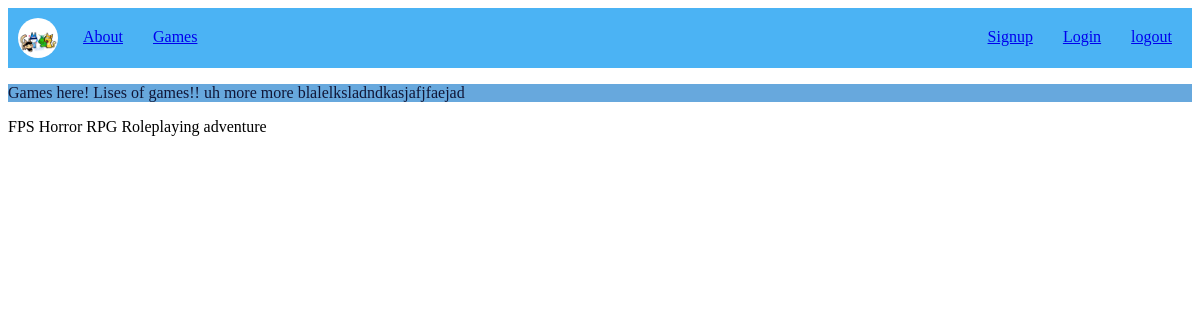
/Game, run on an earlier commit of the app's database.
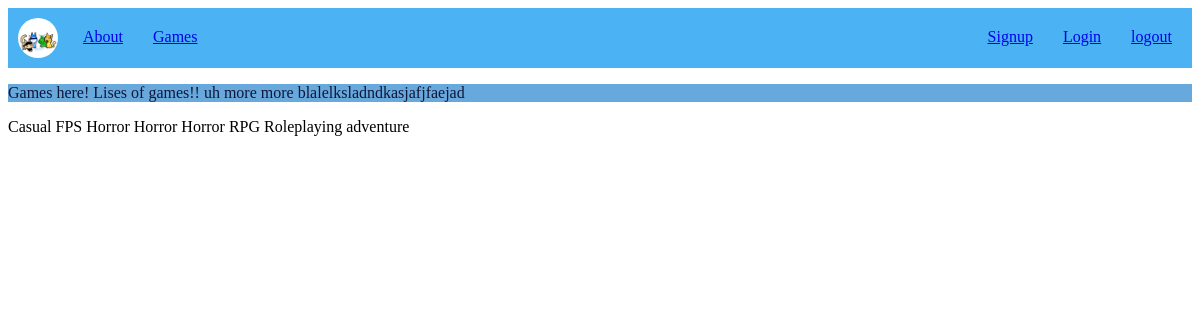
And on a later commit of the database.
### tables this page shows
CREATE TABLE "Game" (
	"id"	INTEGER NOT NULL UNIQUE,
	"Title"	TEXT NOT NULL,
	"About"	TEXT NOT NULL UNIQUE,
	"Img"	TEXT,
	"Genre"	TEXT NOT NULL,
	PRIMARY KEY("id" AUTOINCREMENT)
);

### app.py (the view)
@app.route( '/Game' )
def Game():
    results = query_db("SELECT * FROM Game ORDER BY Genre, Title GLOB '[A-Z,a-z]*' DESC;")
    return render_template('Game.html', results=results)

### app.py (called while the page is built)
def query_db(sql,args=(),one=False):
    db = sqlite3.connect(DATABASE)
    cursor = db.cursor()
    cursor.execute(sql, args)
    results = cursor.fetchall()
    db.commit()
    db.close()
    return (results[0] if results else None) if one else results

### templates/Game.html (shortened to what this page needs)
{% extends 'base.html' %}
{% block content%}
<body>
    <section>
        <p> Games here! Lises of games!! uh more more blalelksladndkasjafjfaejad </p>
    </section>
    <lis class="Genre">
        {% for Game in results %}
            </lis>  {{ Game[4]}} </lis>
        {% endfor %}
</body>
{% endblock %}

### templates/base.html (shortened to what this page needs)
<!DOCTYPE html>
<html lang="en">
<head>
    <link rel="stylesheet" href="{{ url_for('static', filename= 'style.css') }}">
</head>
<body>
    {% include 'nav.html' %}
    {% block content %} {% endblock %}
</body>
</html>

### templates/nav.html
<nav class="navbar">
    <img src="{{ url_for('static', filename= 'test-1-2.jpg') }}" alt="Epik Lago" class="logo">
        <div>
            <ul>
                <li><a class="nav-left" href="/">About</a></li>
                <li><a class="nav-left" href="/Game">Games</a></li>
            </ul>
        </div>
        <div>
            <ul>
                <li><a class="nav-right" href="/">logout</a></li>
                <li><a class="nav-right" href="/Login">Login</a></li>
                <li><a class="nav-right" href="/signup">Signup</a></li>
            </ul>
        </div>
</nav>

### static/style.css (style rules this page uses)
.navbar { background-color: rgb(75, 179, 244); overflow: hidden; padding: 0px; margin: 0px; position: sticky; }
.navbar ul { list-style-type: none; margin: 5px; }
.navbar a { display: block; padding: 15px; text-align: center; display:block; }
.logo { float: left; width: 40px; height: 40px; margin: 10px; border-radius: 50%; display: block; }
.nav-left { float: left; }
.nav-right { float: right; }
p { background-color: #67a8dd; color: #101637; }

What changed in the data, as far as the page shows it:
added Game: Genre "Casual"
added Game: Genre "Horror"
added Game: Genre "Horror"
